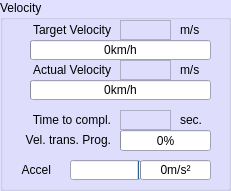
  <widget class="QGroupBox" name="groupBox_2">
   <property name="geometry">
    <rect>
     <x>490</x>
     <y>60</y>
     <width>231</width>
     <height>191</height>
    </rect>
   </property>
   <property name="palette">
    <palette>
     <active>
      <colorrole role="Base">
       <brush brushstyle="SolidPattern">
        <color alpha="255">
         <red>255</red>
         <green>255</green>
         <blue>255</blue>
        </color>
       </brush>
      </colorrole>
      <colorrole role="Window">
       <brush brushstyle="SolidPattern">
        <color alpha="255">
         <red>225</red>
         <green>225</green>
         <blue>255</blue>
        </color>
       </brush>
      </colorrole>
     </active>
     <inactive>
      <colorrole role="Base">
       <brush brushstyle="SolidPattern">
        <color alpha="255">
         <red>255</red>
         <green>255</green>
         <blue>255</blue>
        </color>
       </brush>
      </colorrole>
      <colorrole role="Window">
       <brush brushstyle="SolidPattern">
        <color alpha="255">
         <red>225</red>
         <green>225</green>
         <blue>255</blue>
        </color>
       </brush>
      </colorrole>
     </inactive>
     <disabled>
      <colorrole role="Base">
       <brush brushstyle="SolidPattern">
        <color alpha="255">
         <red>225</red>
         <green>225</green>
         <blue>255</blue>
        </color>
       </brush>
      </colorrole>
      <colorrole role="Window">
       <brush brushstyle="SolidPattern">
        <color alpha="255">
         <red>225</red>
         <green>225</green>
         <blue>255</blue>
        </color>
       </brush>
      </colorrole>
     </disabled>
    </palette>
   </property>
   <property name="autoFillBackground">
    <bool>true</bool>
   </property>
   <property name="title">
    <string>Velocity</string>
   </property>
   <widget class="QLabel" name="label_22">
    <property name="geometry">
     <rect>
      <x>0</x>
      <y>110</y>
      <width>111</width>
      <height>20</height>
     </rect>
    </property>
    <property name="text">
     <string>Time to compl.</string>
    </property>
    <property name="alignment">
     <set>Qt::AlignRight|Qt::AlignTrailing|Qt::AlignVCenter</set>
    </property>
   </widget>
   <widget class="QLabel" name="label_12">
    <property name="geometry">
     <rect>
      <x>10</x>
      <y>60</y>
      <width>101</width>
      <height>20</height>
     </rect>
    </property>
    <property name="text">
     <string>Actual Velocity</string>
    </property>
    <property name="alignment">
     <set>Qt::AlignRight|Qt::AlignTrailing|Qt::AlignVCenter</set>
    </property>
   </widget>
   <widget class="QLabel" name="label_6">
    <property name="geometry">
     <rect>
      <x>10</x>
      <y>20</y>
      <width>101</width>
      <height>20</height>
     </rect>
    </property>
    <property name="text">
     <string>Target Velocity</string>
    </property>
    <property name="alignment">
     <set>Qt::AlignRight|Qt::AlignTrailing|Qt::AlignVCenter</set>
    </property>
   </widget>
   <widget class="QLabel" name="TargetVel_5">
    <property name="geometry">
     <rect>
      <x>120</x>
      <y>110</y>
      <width>51</width>
      <height>20</height>
     </rect>
    </property>
    <property name="frameShape">
     <enum>QFrame::StyledPanel</enum>
    </property>
    <property name="text">
     <string/>
    </property>
    <property name="alignment">
     <set>Qt::AlignCenter</set>
    </property>
    <property name="wordWrap">
     <bool>false</bool>
    </property>
    <property name="margin">
     <number>1</number>
    </property>
   </widget>
   <widget class="QLabel" name="label_19">
    <property name="geometry">
     <rect>
      <x>180</x>
      <y>20</y>
      <width>41</width>
      <height>20</height>
     </rect>
    </property>
    <property name="text">
     <string>m/s</string>
    </property>
    <property name="alignment">
     <set>Qt::AlignLeading|Qt::AlignLeft|Qt::AlignVCenter</set>
    </property>
    <property name="margin">
     <number>0</number>
    </property>
   </widget>
   <widget class="QLabel" name="label_15">
    <property name="geometry">
     <rect>
      <x>0</x>
      <y>130</y>
      <width>111</width>
      <height>20</height>
     </rect>
    </property>
    <property name="text">
     <string>Vel. trans. Prog.</string>
    </property>
    <property name="alignment">
     <set>Qt::AlignRight|Qt::AlignTrailing|Qt::AlignVCenter</set>
    </property>
   </widget>
   <widget class="QLabel" name="label_20">
    <property name="geometry">
     <rect>
      <x>180</x>
      <y>60</y>
      <width>41</width>
      <height>20</height>
     </rect>
    </property>
    <property name="text">
     <string>m/s</string>
    </property>
    <property name="alignment">
     <set>Qt::AlignLeading|Qt::AlignLeft|Qt::AlignVCenter</set>
    </property>
    <property name="margin">
     <number>0</number>
    </property>
   </widget>
   <widget class="QLabel" name="label_21">
    <property name="geometry">
     <rect>
      <x>180</x>
      <y>110</y>
      <width>41</width>
      <height>20</height>
     </rect>
    </property>
    <property name="text">
     <string>sec.</string>
    </property>
    <property name="alignment">
     <set>Qt::AlignLeading|Qt::AlignLeft|Qt::AlignVCenter</set>
    </property>
    <property name="margin">
     <number>0</number>
    </property>
   </widget>
   <widget class="QLabel" name="TargetVel">
    <property name="geometry">
     <rect>
      <x>120</x>
      <y>20</y>
      <width>51</width>
      <height>20</height>
     </rect>
    </property>
    <property name="frameShape">
     <enum>QFrame::StyledPanel</enum>
    </property>
    <property name="text">
     <string/>
    </property>
    <property name="alignment">
     <set>Qt::AlignCenter</set>
    </property>
    <property name="wordWrap">
     <bool>false</bool>
    </property>
    <property name="margin">
     <number>1</number>
    </property>
   </widget>
   <widget class="QProgressBar" name="progressBar">
    <property name="geometry">
     <rect>
      <x>120</x>
      <y>130</y>
      <width>91</width>
      <height>21</height>
     </rect>
    </property>
    <property name="value">
     <number>0</number>
    </property>
    <property name="alignment">
     <set>Qt::AlignCenter</set>
    </property>
   </widget>
   <widget class="QLabel" name="ActualVel">
    <property name="geometry">
     <rect>
      <x>120</x>
      <y>60</y>
      <width>51</width>
      <height>20</height>
     </rect>
    </property>
    <property name="frameShape">
     <enum>QFrame::StyledPanel</enum>
    </property>
    <property name="text">
     <string/>
    </property>
    <property name="alignment">
     <set>Qt::AlignCenter</set>
    </property>
    <property name="wordWrap">
     <bool>false</bool>
    </property>
    <property name="margin">
     <number>1</number>
    </property>
   </widget>
   <widget class="QProgressBar" name="progressBar_TargetVel_kmh">
    <property name="geometry">
     <rect>
      <x>30</x>
      <y>40</y>
      <width>181</width>
      <height>20</height>
     </rect>
    </property>
    <property name="focusPolicy">
     <enum>Qt::WheelFocus</enum>
    </property>
    <property name="minimum">
     <number>0</number>
    </property>
    <property name="maximum">
     <number>100</number>
    </property>
    <property name="value">
     <number>0</number>
    </property>
    <property name="alignment">
     <set>Qt::AlignCenter</set>
    </property>
    <property name="invertedAppearance">
     <bool>false</bool>
    </property>
    <property name="textDirection">
     <enum>QProgressBar::BottomToTop</enum>
    </property>
    <property name="format">
     <string>%vkm/h</string>
    </property>
   </widget>
   <widget class="QProgressBar" name="progressBar_ActualVel_kmh">
    <property name="geometry">
     <rect>
      <x>30</x>
      <y>80</y>
      <width>181</width>
      <height>20</height>
     </rect>
    </property>
    <property name="focusPolicy">
     <enum>Qt::WheelFocus</enum>
    </property>
    <property name="minimum">
     <number>0</number>
    </property>
    <property name="maximum">
     <number>100</number>
    </property>
    <property name="value">
     <number>0</number>
    </property>
    <property name="alignment">
     <set>Qt::AlignCenter</set>
    </property>
    <property name="invertedAppearance">
     <bool>false</bool>
    </property>
    <property name="textDirection">
     <enum>QProgressBar::BottomToTop</enum>
    </property>
    <property name="format">
     <string>%vkm/h</string>
    </property>
   </widget>
   <widget class="QLabel" name="label_7">
    <property name="geometry">
     <rect>
      <x>10</x>
      <y>160</y>
      <width>41</width>
      <height>20</height>
     </rect>
    </property>
    <property name="text">
     <string>Accel</string>
    </property>
    <property name="alignment">
     <set>Qt::AlignRight|Qt::AlignTrailing|Qt::AlignVCenter</set>
    </property>
   </widget>
   <widget class="QProgressBar" name="progressBar_Decel">
    <property name="geometry">
     <rect>
      <x>70</x>
      <y>160</y>
      <width>71</width>
      <height>20</height>
     </rect>
    </property>
    <property name="focusPolicy">
     <enum>Qt::WheelFocus</enum>
    </property>
    <property name="layoutDirection">
     <enum>Qt::RightToLeft</enum>
    </property>
    <property name="minimum">
     <number>0</number>
    </property>
    <property name="maximum">
     <number>100</number>
    </property>
    <property name="value">
     <number>0</number>
    </property>
    <property name="alignment">
     <set>Qt::AlignCenter</set>
    </property>
    <property name="orientation">
     <enum>Qt::Horizontal</enum>
    </property>
    <property name="invertedAppearance">
     <bool>false</bool>
    </property>
    <property name="textDirection">
     <enum>QProgressBar::BottomToTop</enum>
    </property>
    <property name="format">
     <string>%vm/s²</string>
    </property>
   </widget>
   <widget class="QProgressBar" name="progressBar_Accel">
    <property name="geometry">
     <rect>
      <x>140</x>
      <y>160</y>
      <width>71</width>
      <height>20</height>
     </rect>
    </property>
    <property name="focusPolicy">
     <enum>Qt::WheelFocus</enum>
    </property>
    <property name="minimum">
     <number>0</number>
    </property>
    <property name="maximum">
     <number>100</number>
    </property>
    <property name="value">
     <number>0</number>
    </property>
    <property name="alignment">
     <set>Qt::AlignCenter</set>
    </property>
    <property name="invertedAppearance">
     <bool>false</bool>
    </property>
    <property name="textDirection">
     <enum>QProgressBar::BottomToTop</enum>
    </property>
    <property name="format">
     <string>%vm/s²</string>
    </property>
   </widget>
  </widget>
